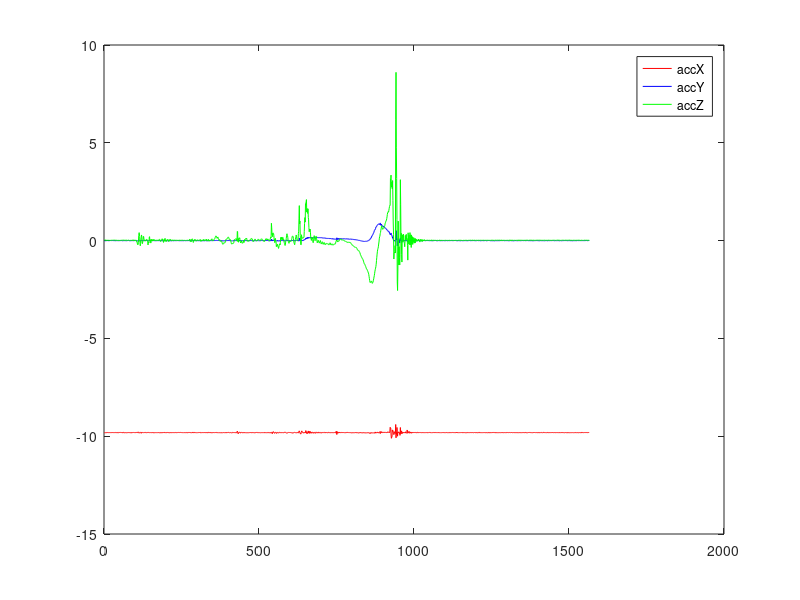
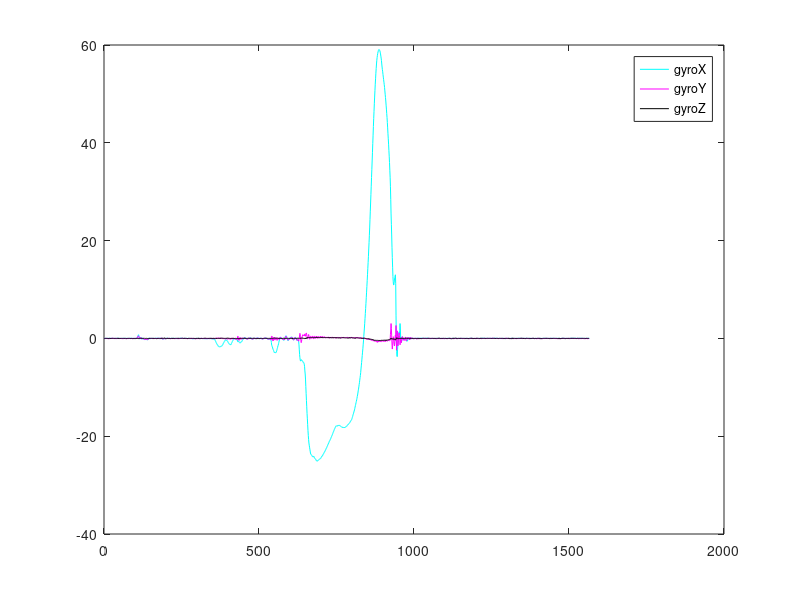

The MATLAB source for these figures, in order:
clc;
clear all
close all
data = load('quickcloseSaveWindows2018-4-24_15-02-31.TXT');
acc_xmin = min(data(:,4));
acc_xmax = max(data(:,4));
acc_ymin = min(data(:,5));
acc_ymax = max(data(:,5));
acc_zmin = min(data(:,6));
acc_zmax = max(data(:,6));

gyro_xmin = min(data(:,7));
gyro_xmax = max(data(:,7));
gyro_ymin = min(data(:,8));
gyro_ymax = max(data(:,8));
gyro_zmin = min(data(:,9));
gyro_zmax = max(data(:,9));
fp = fopen('result.txt','w+');
fprintf(fp,...
'acc_xmin  = %f\tacc_xmax  = %f\t\nacc_ymin  = %f\tacc_ymax  = %f\t\nacc_zmin  = %f\tacc_zmax =  %f\t\ngyro_xmin = %f\tgyro_xmax = %f\t\ngyro_ymin = %f\tgyro_ymax = %f\t\ngyro_zmin = %f\tgyro_zmax = %f\t\n',...
acc_xmin,acc_xmax,acc_ymin,acc_ymax,acc_zmin,acc_zmax,gyro_xmin,gyro_xmax,gyro_ymin,gyro_ymax,gyro_zmin,gyro_zmax);
fclose(fp);
t = 1:length(data(:,4));
plot(t,data(:,4),'r');
hold on;plot(t,data(:,5),'b');
hold on;plot(t,data(:,6),'g');
legend('accX','accY','accZ')
figure;
plot(t,data(:,7)*180/3.14,'c');
hold on;plot(t,data(:,8)*180/3.14,'m');
hold on;plot(t,data(:,9)*180/3.14,'k');
legend('gyroX','gyroY','gyroZ');